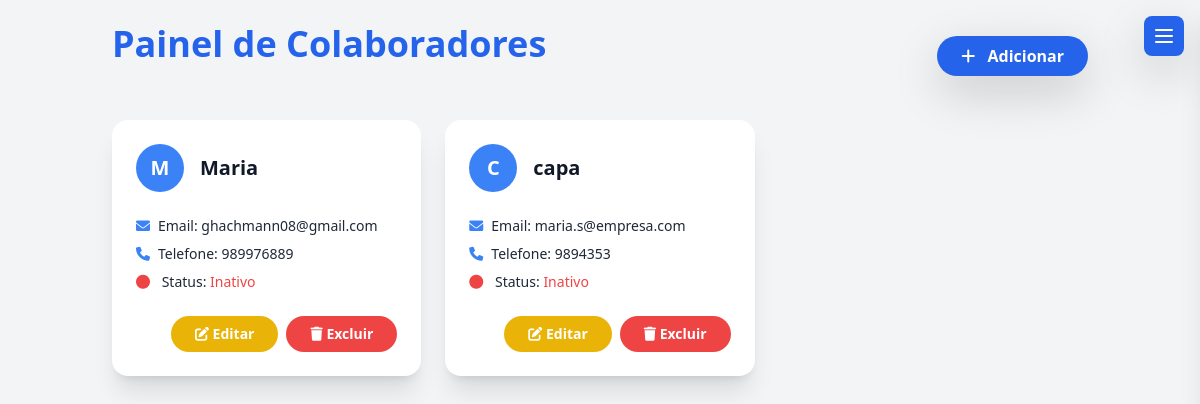
/criar_colaborador/, run on an earlier commit of the app's database.
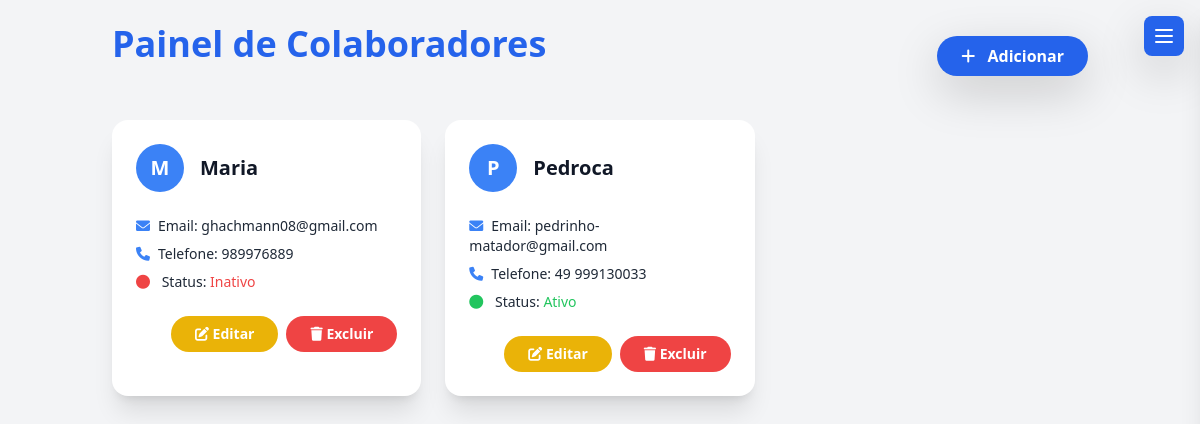
And on a later commit of the database.
### app/models.py (models this page shows, shortened)
class Colaborador(models.Model):
    nome = models.CharField(max_length=100)
    email = models.EmailField(unique=True)
    telefone = models.CharField(max_length=15, blank=True, null=True)
    status = models.BooleanField(default=True)
    funcao = models.CharField(max_length=100, blank=True, null=True)

### app/views.py (the view, shortened to what this page needs)
# urls.py: path('criar_colaborador/', views.criar_colaborador, name='criar_colaborador'),
def criar_colaborador(request):
    if request.method == 'GET':
        colaboradores = Colaborador.objects.all()
        return render(request, 'app/pages/colaboradores.html', {'colaboradores': colaboradores})

### app/templates/app/pages/colaboradores.html (shortened to what this page needs)
{% include 'app/partials/doctype.html' %}
<body class="bg-gray-100 dark:bg-gray-900 text-gray-800 dark:text-gray-200">
    {% include 'app/partials/header.html' %}
    <div class="container mx-auto p-6">
        <div class="flex flex-col md:flex-row items-center justify-between mb-8">
            <h1 class="text-3xl md:text-4xl font-extrabold text-blue-600 dark:text-blue-400 mb-4 md:mb-0">
                Painel de Colaboradores
            </h1>
            <div class="flex items-center space-x-4 w-full md:w-auto">
                <button onclick="openModal('create-modal')" class="bg-blue-600 hover:bg-blue-700 text-white font-bold py-2 px-6 rounded-full shadow-lg transition transform hover:scale-105">
                    <i class="fas fa-plus mr-2"></i> Adicionar
                </button>
            </div>
        </div>
        <div id="colaboradores-list" class="grid grid-cols-1 md:grid-cols-2 lg:grid-cols-3 gap-6 animate-fade-in">
            {% for i in colaboradores %}
            <div class="bg-white dark:bg-gray-800 rounded-2xl shadow-xl p-6 transform transition-transform hover:scale-105 hover:shadow-2xl card-enter card-enter-active">
                <div class="flex items-center space-x-4 mb-4">
                    <div class="w-12 h-12 rounded-full bg-blue-500 flex items-center justify-center text-white text-xl font-semibold">
                        {{ i.nome|first|upper }}
                    </div>
                    <div>
                        <h3 class="text-xl font-bold text-gray-900 dark:text-gray-100">{{ i.nome }}</h3>
                    </div>
                </div>
                <div class="space-y-2 text-sm">
                    <p><i class="fas fa-envelope mr-2 text-blue-500"></i><span class="font-medium">Email:</span> {{ i.email }}</p>
                    <p><i class="fas fa-phone mr-2 text-blue-500"></i><span class="font-medium">Telefone:</span> {{ i.telefone }}</p>
                    <p>
                        <i class="fas fa-circle mr-2 {% if i.status %}text-green-500{% else %}text-red-500{% endif %}"></i>
                        <span class="font-medium">Status:</span>
                        <span class="{% if i.status %}text-green-500{% else %}text-red-500{% endif %}">
                            {% if i.status %}Ativo{% else %}Inativo{% endif %}
                        </span>
                    </p>
                </div>
                <div class="flex justify-end space-x-2 mt-6">
                    <button onclick="openModal('edit-modal-{{ i.id }}')" class="bg-yellow-500 hover:bg-yellow-600 text-white px-4 py-2 rounded-full text-sm font-semibold transition transform hover:scale-105">
                        <i class="fas fa-edit"></i> Editar
                    </button>
                    <button onclick="openModal('delete-modal-{{ i.id }}')" class="bg-red-500 hover:bg-red-600 text-white px-4 py-2 rounded-full text-sm font-semibold transition transform hover:scale-105">
                        <i class="fas fa-trash"></i> Excluir
                    </button>
                </div>
            </div>
            {% endfor %}
        </div>
    </div>
</body>
</html>

### app/templates/app/partials/doctype.html (shortened to what this page needs)
{% load static %}
<!DOCTYPE html>
<html lang="pt-br">
<head>
    <script src="https://cdn.tailwindcss.com"></script>
    <link href="https://cdn.jsdelivr.net/npm/bootstrap@5.3.0/dist/css/bootstrap.min.css" rel="stylesheet">
    <link href="https://cdn.jsdelivr.net/npm/bootstrap@5.3.3/dist/css/bootstrap.min.css" rel="stylesheet" xintegrity="sha384-QWTKZyjpPEjISv5WaRU9OFeRpok6YctnYmDr5pNlyT2bRjXh0JMhjY6hW+ALEwIH">
    <link href="https://cdnjs.cloudflare.com/ajax/libs/font-awesome/6.0.0-beta3/css/all.min.css" rel="stylesheet">
</head>

### app/templates/app/partials/header.html (shortened to what this page needs)
    <div class="fixed top-4 right-4 z-50">
        <button id="open-sidebar-btn" class="bg-blue-600 text-white p-2 rounded-lg shadow-lg hover:bg-blue-700 transition duration-300 transform hover:scale-110 focus:outline-none focus:ring-2 focus:ring-blue-500 focus:ring-offset-2">
            <svg xmlns="http://www.w3.org/2000/svg" class="h-6 w-6" fill="none" viewBox="0 0 24 24" stroke="currentColor">
                <path stroke-linecap="round" stroke-linejoin="round" stroke-width="2" d="M4 6h16M4 12h16M4 18h16" />
            </svg>
        </button>
    </div>

What changed in the data, as far as the page shows it:
removed Colaborador: nome|first "C", nome "capa", email "maria.s@empresa.com", telefone "9894353", status False (drawn)
added Colaborador: nome|first "P", nome "Pedroca", email "pedrinho-matador@gmail.com", telefone "49 999130033", status True (drawn)
